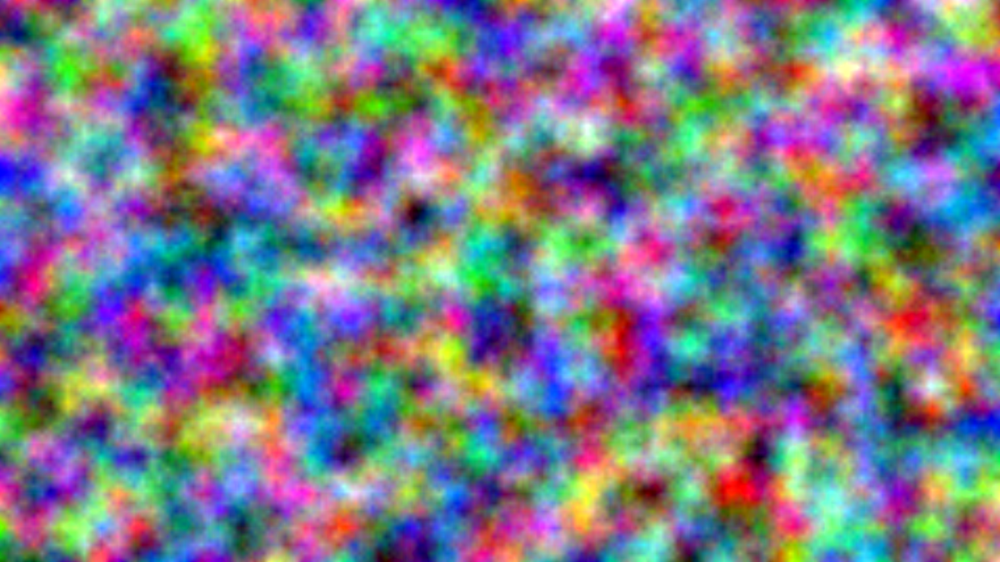
#> input picture proofs/train_free_grid_correlation_20260906/fixtures/test_A/d2_005392.png, 1000 x 562 px, shrunk from 2048 x 1152 before the run, found by its file name; its folder holds only this picture in this run
$ python coupling_stat.py
#> lines starting #> are read from the running program, lines starting #| are printed output that depends on the picture
#!/usr/bin/env python3
"""Train-free optical coupling statistic on the held-out pairs (TB-Q2 in OPEN_QUESTIONS): does a predeclared analytic
statistic over (emission, capture) discriminate matched pairs from mismatched pairs (the capture of another held-out frame
of the same session) without any learned verifier? CPU only, all cores.

Statistic (predeclared here, before any result was looked at): for each pair, downsample the emission E and the capture B
to a grid of g x g cells (mean colour per cell), remove each image's per-channel mean and divide by its per-channel std,
then take the mean over channels of the Pearson correlation between the E grid and the B grid. Reported for g in
{4, 8, 16, 32, 64}. AUROC of matched vs mismatched, per session and pooled; also the fraction of frames whose matched
statistic exceeds their mismatched one (paired comparison). Writes results/coupling_stat.json.
"""
import json, os, random, sys
from concurrent.futures import ProcessPoolExecutor
import numpy as np
from PIL import Image
from sklearn.metrics import roc_auc_score

PAIRS = sys.argv[1] if len(sys.argv) > 1 else "pairs"
OUT = sys.argv[2] if len(sys.argv) > 2 else "results/coupling_stat.json"
GRIDS = (4, 8, 16, 32, 64)
random.seed(0)


def grid(img, g):
    a = np.asarray(img, dtype=np.float32)
    h, w, _ = a.shape
    a = a[: (h // g) * g, : (w // g) * g]
    cells = a.reshape(g, (h // g), g, (w // g), 3).mean(axis=(1, 3))  # g x g x 3
    cells = cells - cells.mean(axis=(0, 1), keepdims=True)
    cells = cells / (cells.std(axis=(0, 1), keepdims=True) + 1e-6)
    return cells


def load_grids(name):
#> called with name = 'd2_005392.png'
    E = Image.open(os.path.join(PAIRS, "test_A", name)).convert("RGB")
#> E is the input picture: PIL image 1000x562 RGB; mean R, G, B 124.7, 121.4, 136.6
    B = Image.open(os.path.join(PAIRS, "test_B", name)).convert("RGB")
    return name, {g: grid(E, g) for g in GRIDS}, {g: grid(B, g) for g in GRIDS}
#> call 3 of grid, with g = 16
#> in grid (call 3), `a = a[: (h // g) * g, : (w // g) * g]`:
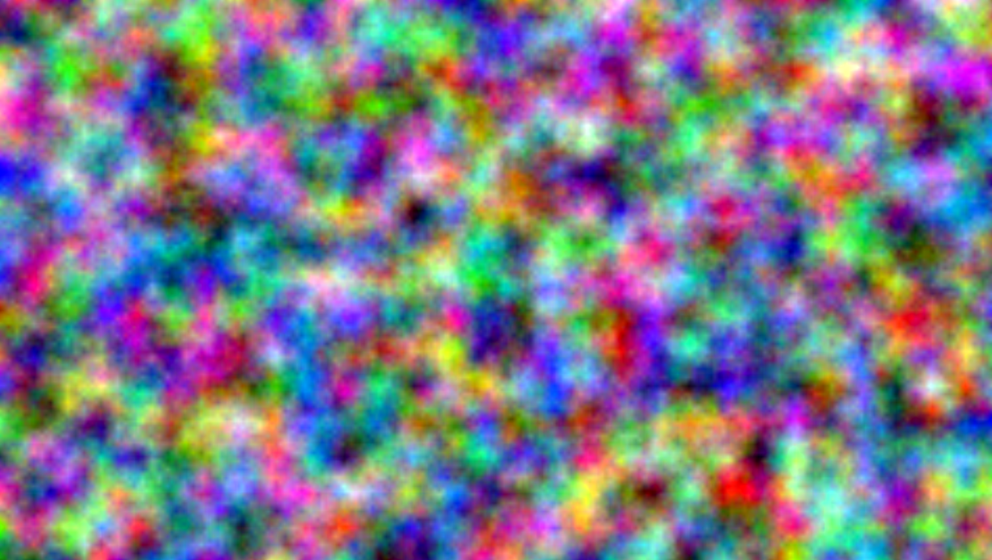
#> a: shape (560, 992, 3) float32; mean R, G, B 124.9, 121.5, 136.6
#> call 4 of grid, with g = 32
#> in grid (call 4), `a = a[: (h // g) * g, : (w // g) * g]`:
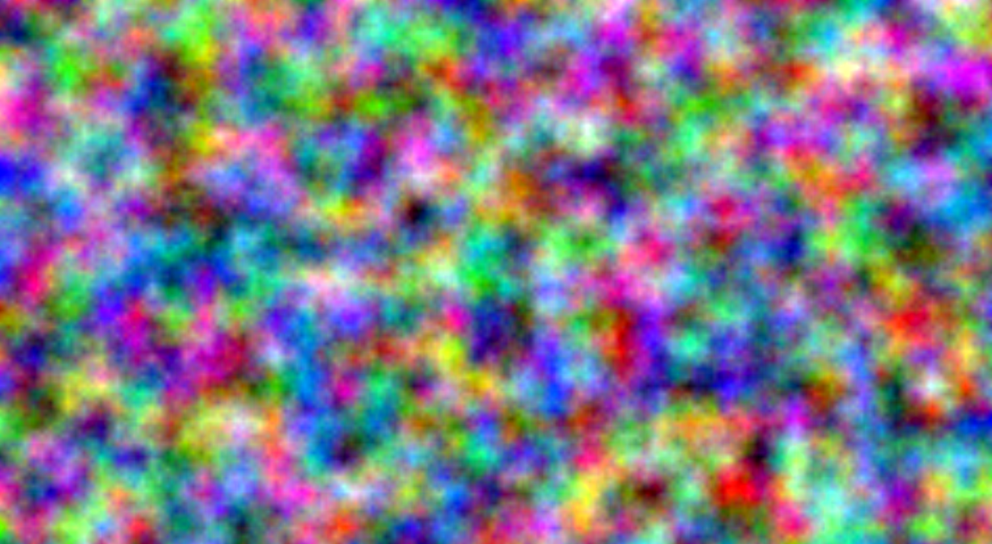
#> a: shape (544, 992, 3) float32; mean R, G, B 125.4, 121.7, 136.7
#> in grid (call 4), `cells = a.reshape(g, (h // g), g, (w // g), 3).mean(axis=(1, 3))`:
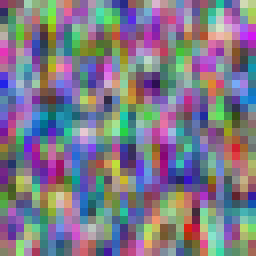
#> cells: shape (32, 32, 3) float32 (shown 8 times larger); mean R, G, B 125.4, 121.7, 136.7
#> in grid (call 5), `a = a[: (h // g) * g, : (w // g) * g]`:
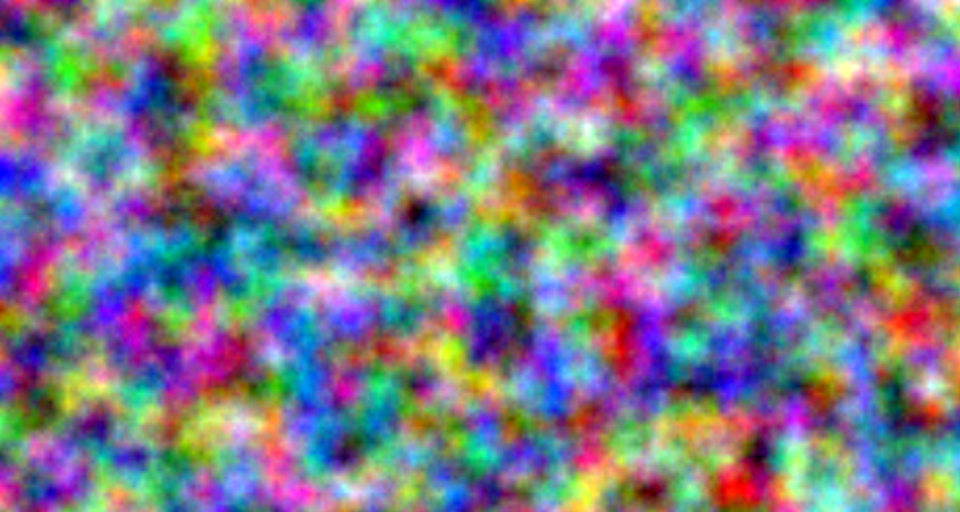
#> a: shape (512, 960, 3) float32; mean R, G, B 125.4, 121.3, 137.2
#> in grid (call 5), `cells = a.reshape(g, (h // g), g, (w // g), 3).mean(axis=(1, 3))`:
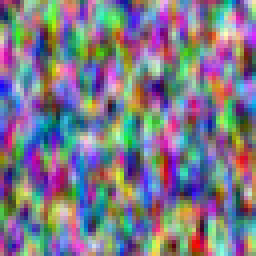
#> cells: shape (64, 64, 3) float32 (shown 4 times larger); mean R, G, B 125.4, 121.3, 137.2


def corr(a, b):
    return float(np.mean([np.corrcoef(a[..., c].ravel(), b[..., c].ravel())[0, 1] for c in range(3)]))


def main():
    names = sorted(os.listdir(os.path.join(PAIRS, "test_A")))
    with ProcessPoolExecutor(max_workers=min(200, os.cpu_count() or 8)) as ex:
        data = {n: (e, b) for n, e, b in ex.map(load_grids, names, chunksize=4)}
#> data = 1 item
    by_session = {}
    for n in names:
        by_session.setdefault(n.split("_")[0], []).append(n)
    out = {"n_frames": len(names), "sessions": {s: len(v) for s, v in by_session.items()}, "grids": {}}
    for g in GRIDS:
        res = {}
        all_y, all_s, paired_wins, paired_n = [], [], 0, 0
        for s, ns in by_session.items():
            shuffled = ns[:]
            random.shuffle(shuffled)
            mism = [m if m != n else shuffled[(i + 1) % len(shuffled)] for i, (n, m) in enumerate(zip(ns, shuffled))]
            matched = [corr(data[n][0][g], data[n][1][g]) for n in ns]
            mismatched = [corr(data[n][0][g], data[m][1][g]) for n, m in zip(ns, mism)]
            y = [1] * len(ns) + [0] * len(ns); sc = matched + mismatched
            wins = sum(1 for a, b in zip(matched, mismatched) if a > b)
            res[s] = {"n": len(ns), "auroc": float(roc_auc_score(y, sc)), "matched_mean": float(np.mean(matched)),
                      "mismatched_mean": float(np.mean(mismatched)), "paired_matched_greater": wins / len(ns)}
            all_y += y; all_s += sc; paired_wins += wins; paired_n += len(ns)
        res["pooled"] = {"n_pairs": paired_n, "auroc": float(roc_auc_score(all_y, all_s)), "paired_matched_greater": paired_wins / paired_n}
        out["grids"][str(g)] = res
        print(f"grid {g:2d}: pooled AUROC {res['pooled']['auroc']:.4f}, paired wins {paired_wins}/{paired_n}; " + "; ".join(f"{s} AUROC {r['auroc']:.4f}" for s, r in res.items() if s != "pooled"), flush=True)
#> this loop made 5 passes
#| grid  4: pooled AUROC 0.5000, paired wins 0/1; d2 AUROC 0.5000
#| grid  8: pooled AUROC 0.5000, paired wins 0/1; d2 AUROC 0.5000
#| grid 16: pooled AUROC 0.5000, paired wins 0/1; d2 AUROC 0.5000
#| grid 32: pooled AUROC 0.5000, paired wins 0/1; d2 AUROC 0.5000
#| grid 64: pooled AUROC 0.5000, paired wins 0/1; d2 AUROC 0.5000
#> after the loop, out = 3 items
    os.makedirs(os.path.dirname(OUT), exist_ok=True)
    json.dump(out, open(OUT, "w"), indent=1)
    print("written", OUT)


if __name__ == "__main__":
    main()

$ run again, on proofs/train_free_grid_correlation_20260906/fixtures/test_A/d2_005980.png
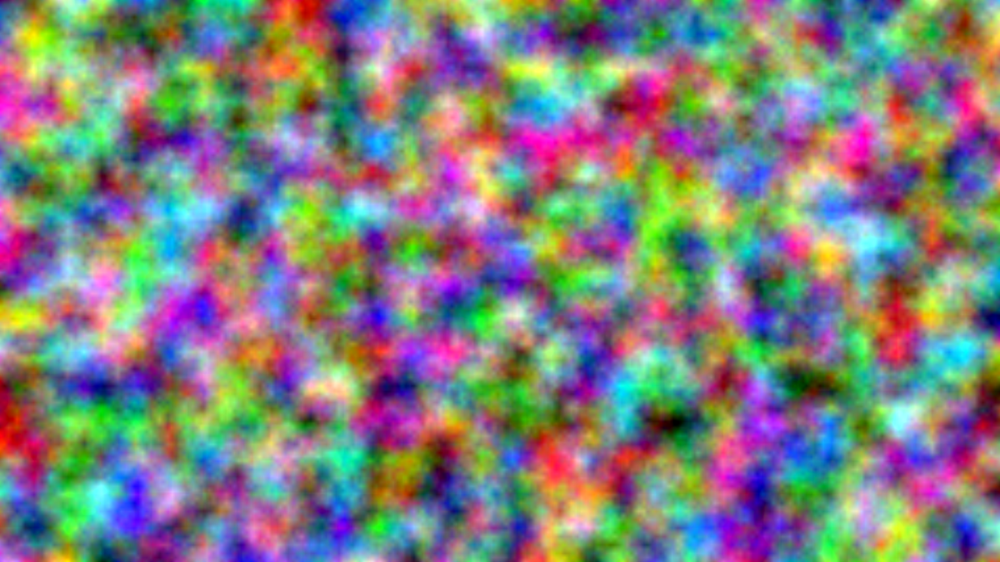
#> input picture proofs/train_free_grid_correlation_20260906/fixtures/test_A/d2_005980.png, 1000 x 562 px, shrunk from 2048 x 1152 before the run, found by its file name
#> in load_grids, E is the input picture: PIL image 1000x562 RGB; mean R, G, B 127.5, 128, 126.5
#> in grid (call 5), `a = a[: (h // g) * g, : (w // g) * g]`:
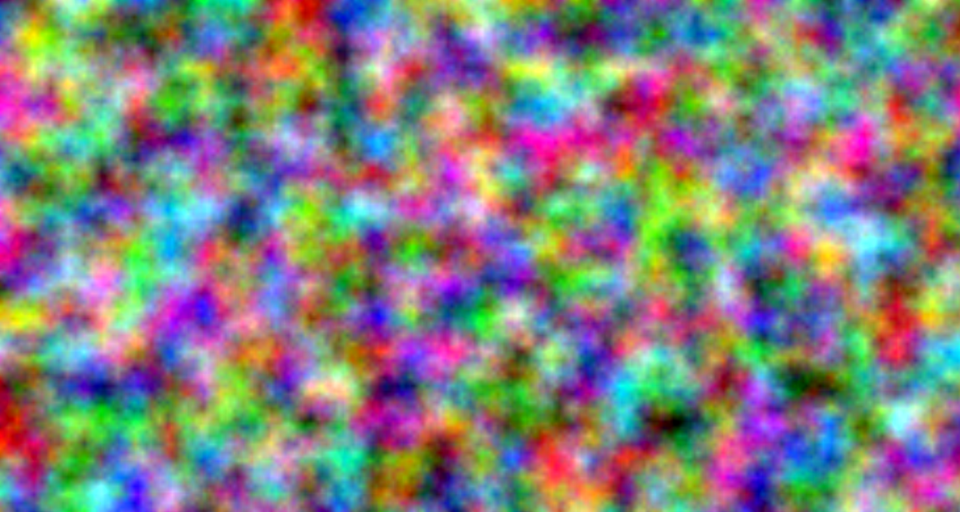
#> a: shape (512, 960, 3) float32; mean R, G, B 128.9, 129.1, 125.8
#> in grid (call 5), `cells = a.reshape(g, (h // g), g, (w // g), 3).mean(axis=(1, 3))`:
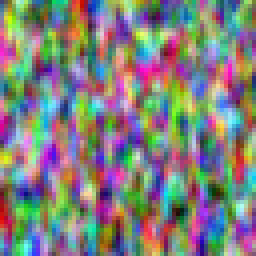
#> cells: shape (64, 64, 3) float32 (shown 4 times larger); mean R, G, B 128.9, 129.1, 125.8
#> data = 1 item
#> the loop in main, `for g in GRIDS:` made 5 passes
#| grid  4: pooled AUROC 0.5000, paired wins 0/1; d2 AUROC 0.5000
#| grid  8: pooled AUROC 0.5000, paired wins 0/1; d2 AUROC 0.5000
#| grid 16: pooled AUROC 0.5000, paired wins 0/1; d2 AUROC 0.5000
#| grid 32: pooled AUROC 0.5000, paired wins 0/1; d2 AUROC 0.5000
#| grid 64: pooled AUROC 0.5000, paired wins 0/1; d2 AUROC 0.5000
#> after the loop in main, `for g in GRIDS:`: out = 3 items

$ run again, on proofs/train_free_grid_correlation_20260906/fixtures/test_A/v10_003368.png
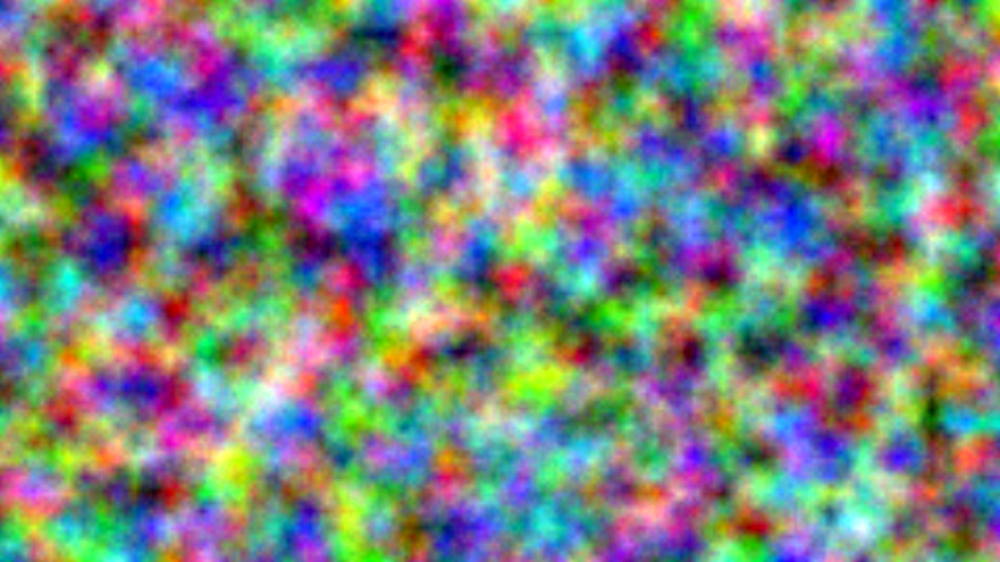
#> input picture proofs/train_free_grid_correlation_20260906/fixtures/test_A/v10_003368.png, 1000 x 562 px, shrunk from 2048 x 1152 before the run, found by its file name
#> in load_grids, E is the input picture: PIL image 1000x562 RGB; mean R, G, B 124.3, 129, 127.9
#> in grid (call 5), `a = a[: (h // g) * g, : (w // g) * g]`:
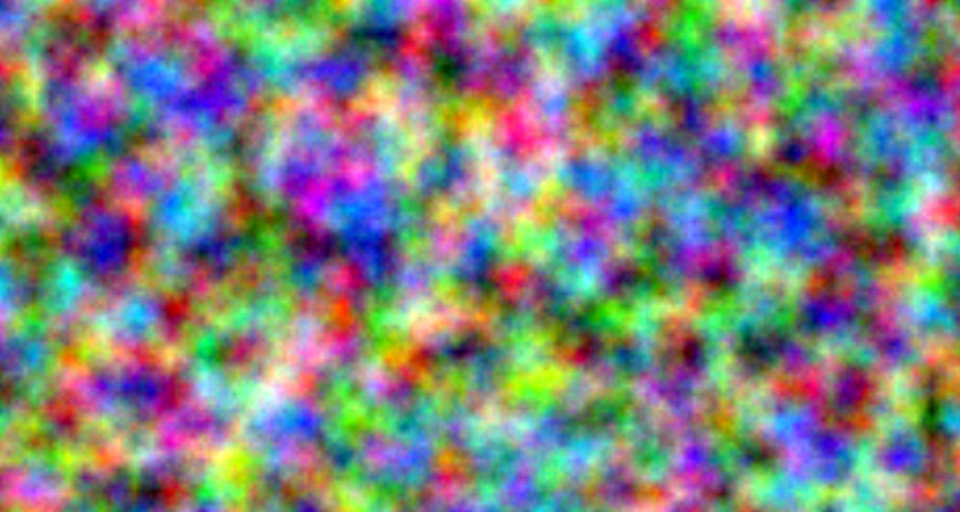
#> a: shape (512, 960, 3) float32; mean R, G, B 125.6, 128.9, 127.8
#> in grid (call 5), `cells = a.reshape(g, (h // g), g, (w // g), 3).mean(axis=(1, 3))`:
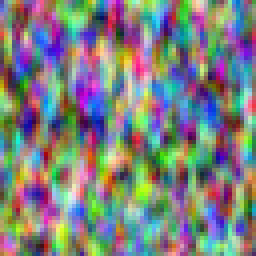
#> cells: shape (64, 64, 3) float32 (shown 4 times larger); mean R, G, B 125.6, 128.9, 127.7
#> data = 1 item
#> the loop in main, `for g in GRIDS:` made 5 passes
#| grid  4: pooled AUROC 0.5000, paired wins 0/1; v10 AUROC 0.5000
#| grid  8: pooled AUROC 0.5000, paired wins 0/1; v10 AUROC 0.5000
#| grid 16: pooled AUROC 0.5000, paired wins 0/1; v10 AUROC 0.5000
#| grid 32: pooled AUROC 0.5000, paired wins 0/1; v10 AUROC 0.5000
#| grid 64: pooled AUROC 0.5000, paired wins 0/1; v10 AUROC 0.5000
#> after the loop in main, `for g in GRIDS:`: out = 3 items

$ run again, on proofs/train_free_grid_correlation_20260906/fixtures/test_A/v10_003697.png
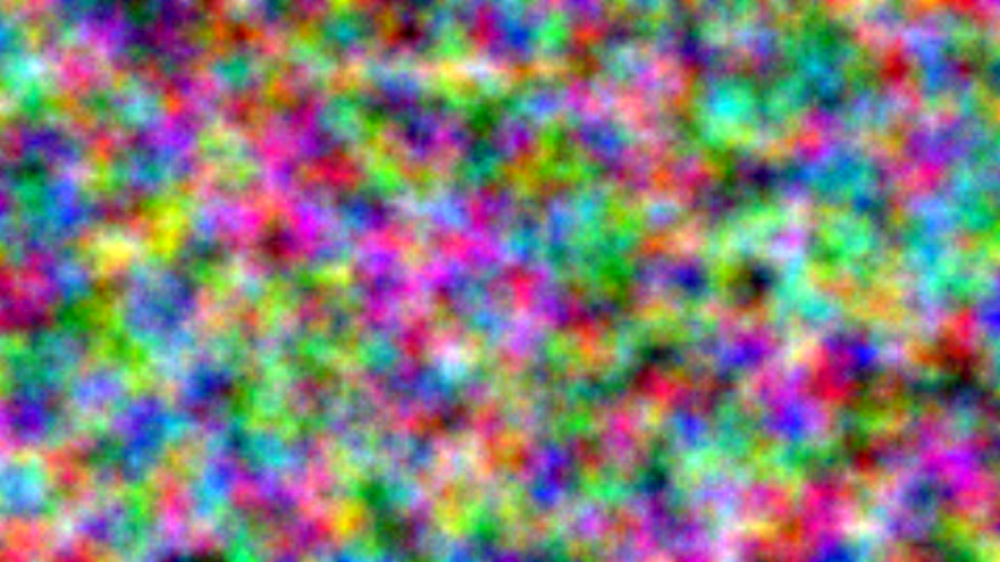
#> input picture proofs/train_free_grid_correlation_20260906/fixtures/test_A/v10_003697.png, 1000 x 562 px, shrunk from 2048 x 1152 before the run, found by its file name
#> in load_grids, E is the input picture: PIL image 1000x562 RGB; mean R, G, B 131.3, 125.7, 124.7
#> in grid (call 5), `a = a[: (h // g) * g, : (w // g) * g]`:
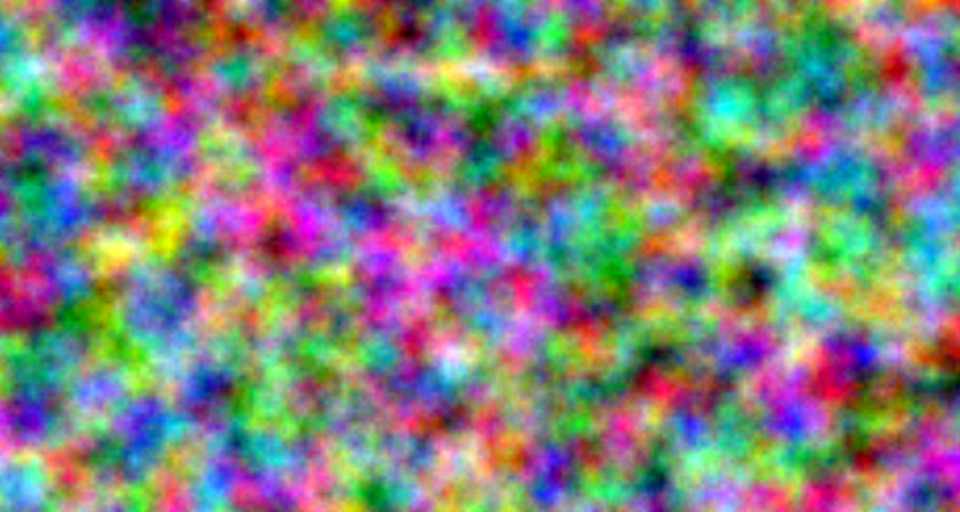
#> a: shape (512, 960, 3) float32; mean R, G, B 130.4, 126.2, 124.4
#> in grid (call 5), `cells = a.reshape(g, (h // g), g, (w // g), 3).mean(axis=(1, 3))`:
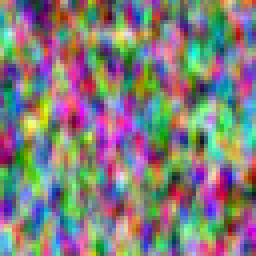
#> cells: shape (64, 64, 3) float32 (shown 4 times larger); mean R, G, B 130.4, 126.2, 124.4
#> data = 1 item
#> the loop in main, `for g in GRIDS:` made 5 passes
#| grid  4: pooled AUROC 0.5000, paired wins 0/1; v10 AUROC 0.5000
#| grid  8: pooled AUROC 0.5000, paired wins 0/1; v10 AUROC 0.5000
#| grid 16: pooled AUROC 0.5000, paired wins 0/1; v10 AUROC 0.5000
#| grid 32: pooled AUROC 0.5000, paired wins 0/1; v10 AUROC 0.5000
#| grid 64: pooled AUROC 0.5000, paired wins 0/1; v10 AUROC 0.5000
#> after the loop in main, `for g in GRIDS:`: out = 3 items
